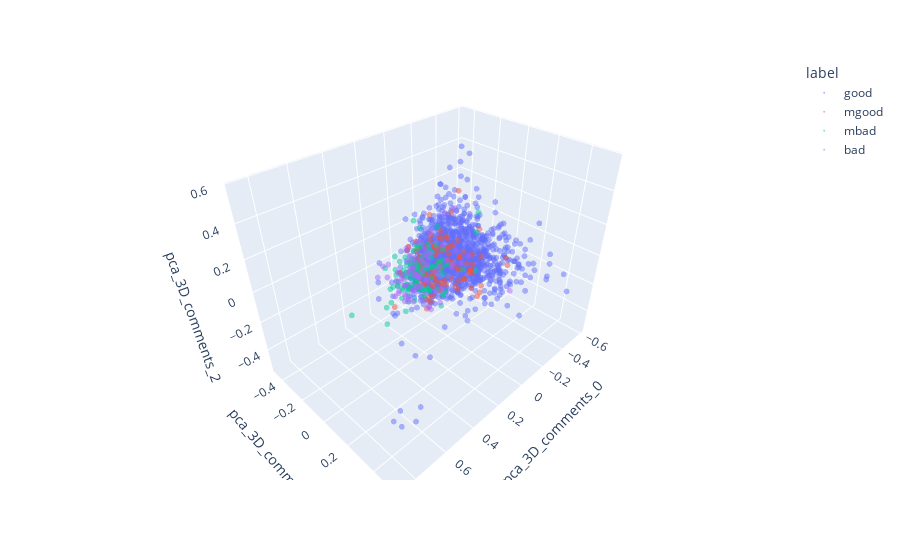

Here is the notebook cell this chart was saved with:
### Markdown cell above
Let's try this out and visualize in 3D to see how well the reviews are separated by label.

### Code cell
comments_embeddings, _ = embeddings_features(col="comments")

pca_features = do_pca(comments_embeddings, "comments", 3)[0]

# add label from df.label
pca_features["label"] = df.label

pca_features

# use plotly to plot the PCA vectors
import plotly.express as px

fig = px.scatter_3d(pca_features, x="pca_3D_comments_0", y="pca_3D_comments_1", z="pca_3D_comments_2", color="label")

# make point smaller and opaque
fig.update_traces(marker=dict(size=2, opacity=0.5))

fig.show()
